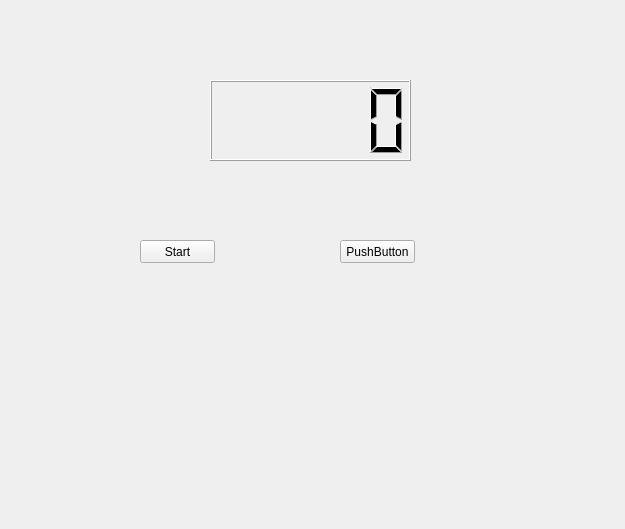
<?xml version="1.0" encoding="UTF-8"?>
<ui version="4.0">
 <class>MyWidget</class>
 <widget class="QWidget" name="MyWidget">
  <property name="geometry">
   <rect>
    <x>0</x>
    <y>0</y>
    <width>625</width>
    <height>529</height>
   </rect>
  </property>
  <property name="windowTitle">
   <string>MyWidget</string>
  </property>
  <widget class="QLCDNumber" name="lcdNumber">
   <property name="geometry">
    <rect>
     <x>210</x>
     <y>80</y>
     <width>201</width>
     <height>81</height>
    </rect>
   </property>
  </widget>
  <widget class="QPushButton" name="pushButton">
   <property name="geometry">
    <rect>
     <x>140</x>
     <y>240</y>
     <width>75</width>
     <height>23</height>
    </rect>
   </property>
   <property name="text">
    <string>Start</string>
   </property>
  </widget>
  <widget class="QPushButton" name="pushButton_2">
   <property name="geometry">
    <rect>
     <x>340</x>
     <y>240</y>
     <width>75</width>
     <height>23</height>
    </rect>
   </property>
   <property name="text">
    <string>PushButton</string>
   </property>
  </widget>
 </widget>
 <layoutdefault spacing="6" margin="11"/>
 <resources/>
 <connections/>
</ui>
